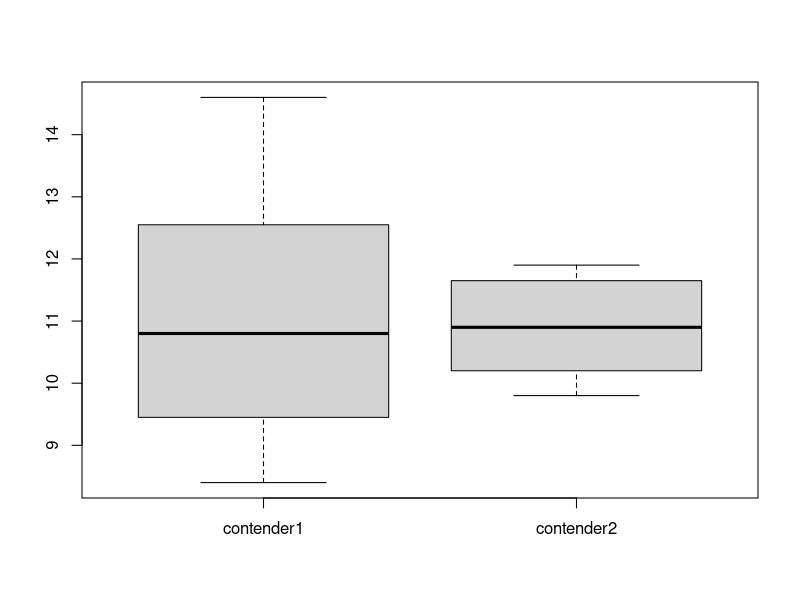

Write R code to recreate this figure.
# Vectors of data for each contender
contender1 <- c(8.4,8.6,8.8,9,9,9.2,9.7,10.1,10.4,10.3,10.5,10.6,11.0,11.1,11.4,
                11.7,11.9,12.3,12.8,13,13,14.2,14.4,14.6)
contender2 <- c(9.8,9.8,9.9,10.1,10.1,10.2,10.2,10.3,10.3,10.7,10.8,10.8,11,
                11.1,11.2,11.2,11.3,11.6,11.7,11.7,11.8,11.8,11.9,11.9)
# Summary 
summary(contender1)
summary(contender2)
# IQR
IQR(contender1)
IQR(contender2)
#* Combine the vectors to a matrix
combined <- cbind(contender1,contender2)
# Boxplot
boxplot(combined)
# Standard deviation
sd(contender1)
sd(contender2)
